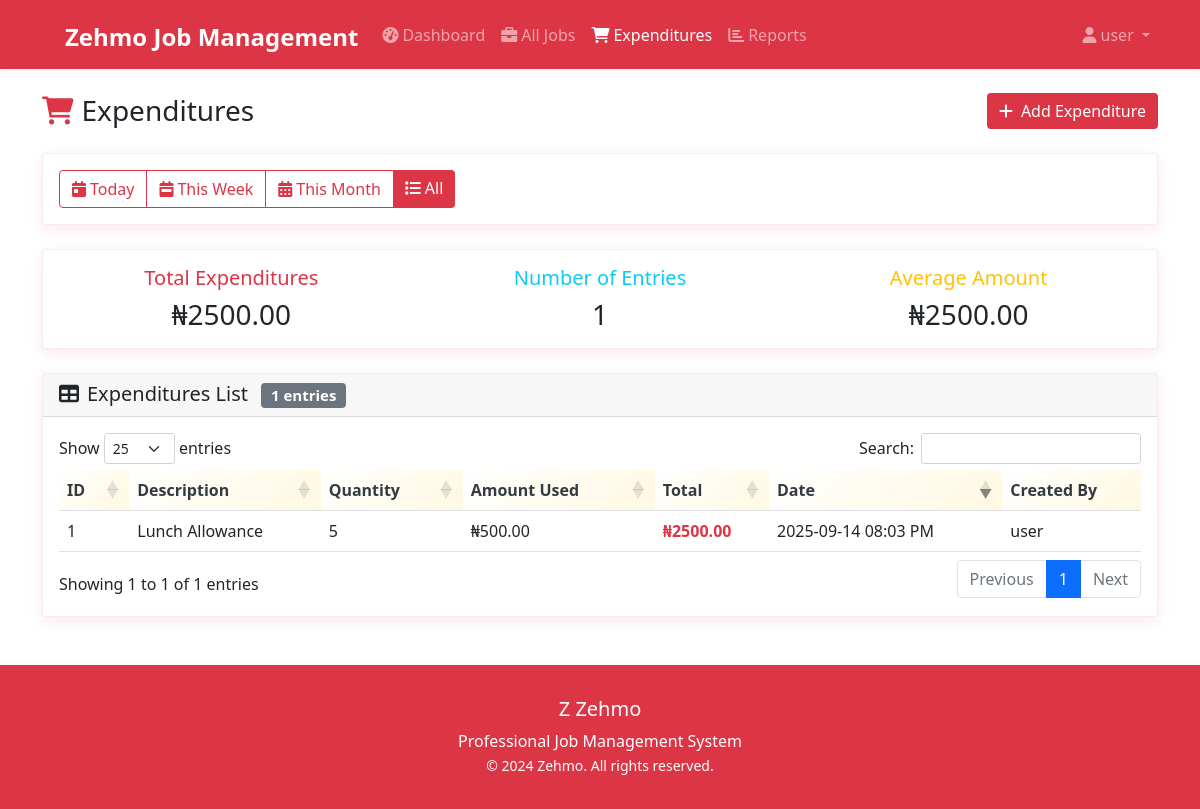
The app's page /expenditures?filter=all (signed in) with its own data.
### app.py (models this page shows, shortened)
class User(UserMixin, db.Model):
    __tablename__ = 'users'
    id = db.Column(db.Integer, primary_key=True)
    username = db.Column(db.String(80), unique=True, nullable=False)
    password_hash = db.Column(db.String(120), nullable=False)
    role = db.Column(db.String(20), nullable=False, default='normal')  # 'normal' or 'admin'
    def is_admin(self):
        return self.role == 'admin'

class Expenditure(db.Model):
    __tablename__ = 'expenditures'
    id = db.Column(db.Integer, primary_key=True)
    description = db.Column(db.String(200), nullable=False)
    quantity = db.Column(db.Integer, nullable=False)
    amount_used = db.Column(db.Float, nullable=False)
    total = db.Column(db.Float, nullable=False)
    date_time = db.Column(db.DateTime, nullable=False, default=datetime.now)
    created_by = db.Column(db.Integer, db.ForeignKey('users.id'), nullable=False)
    creator = db.relationship('User', backref='expenditures')

### routes.py (the view)
@app.route('/expenditures')
@login_required
def expenditures():
    filter_type = request.args.get('filter', 'today')
    today = datetime.now().date()
    query = Expenditure.query
    if filter_type == 'today':
        query = query.filter(db.func.date(Expenditure.date_time) == today)
    elif filter_type == 'week':
        week_start = today - timedelta(days=today.weekday())
        query = query.filter(db.func.date(Expenditure.date_time) >= week_start)
    elif filter_type == 'month':
        month_start = today.replace(day=1)
        query = query.filter(db.func.date(Expenditure.date_time) >= month_start)
    expenditures = query.order_by(Expenditure.date_time.desc()).all()
    return render_template('expenditures.html', expenditures=expenditures, filter_type=filter_type, today=today)

### app.py (called while the page is built)
@login_manager.user_loader
def load_user(user_id):
    return User.query.get(int(user_id))

### templates/expenditures.html (shortened to what this page needs)
{% extends "base.html" %}
{% block content %}
<div class="d-flex justify-content-between align-items-center mb-4">
    <h1 class="h3 mb-0">
        <i class="fas fa-shopping-cart me-2 text-danger"></i>Expenditures
    </h1>
    <button type="button" class="btn btn-danger" data-bs-toggle="modal" data-bs-target="#addExpenditureModal">
        <i class="fas fa-plus me-2"></i>Add Expenditure
    </button>
</div>
<div class="card mb-4">
    <div class="card-body">
        <div class="btn-group" role="group" aria-label="Filter expenditures">
            <a href="{{ url_for('expenditures', filter='today') }}" class="btn btn-{{ 'danger' if filter_type == 'today' else 'outline-danger' }}">
                <i class="fas fa-calendar-day me-1"></i>Today
            </a>
            <a href="{{ url_for('expenditures', filter='week') }}" class="btn btn-{{ 'danger' if filter_type == 'week' else 'outline-danger' }}">
                <i class="fas fa-calendar-week me-1"></i>This Week
            </a>
            <a href="{{ url_for('expenditures', filter='month') }}" class="btn btn-{{ 'danger' if filter_type == 'month' else 'outline-danger' }}">
                <i class="fas fa-calendar-alt me-1"></i>This Month
            </a>
            <a href="{{ url_for('expenditures', filter='all') }}" class="btn btn-{{ 'danger' if filter_type == 'all' else 'outline-danger' }}">
                <i class="fas fa-list me-1"></i>All
            </a>
        </div>
    </div>
</div>
{% if expenditures %}
<div class="card mb-4">
    <div class="card-body">
        <div class="row">
            <div class="col-md-4">
                <div class="text-center">
                    <h5 class="text-danger">Total Expenditures</h5>
                    <h3 class="mb-0">₦{{ "%.2f"|format(expenditures|sum(attribute='total')) }}</h3>
                </div>
            </div>
            <div class="col-md-4">
                <div class="text-center">
                    <h5 class="text-info">Number of Entries</h5>
                    <h3 class="mb-0">{{ expenditures|length }}</h3>
                </div>
            </div>
            <div class="col-md-4">
                <div class="text-center">
                    <h5 class="text-warning">Average Amount</h5>
                    <h3 class="mb-0">₦{{ "%.2f"|format((expenditures|sum(attribute='total')) / (expenditures|length)) if expenditures|length > 0 else "0.00" }}</h3>
                </div>
            </div>
        </div>
    </div>
</div>
{% endif %}
<div class="card">
    <div class="card-header">
        <h5 class="card-title mb-0">
            <i class="fas fa-table me-2"></i>Expenditures List
            <span class="badge bg-secondary ms-2">{{ expenditures|length }} entries</span>
        </h5>
    </div>
    <div class="card-body">
        {% if expenditures %}
            <div class="table-responsive">
                <table class="table table-hover" id="expendituresTable">
                    <thead>
                        <tr>
                            <th>ID</th>
                            <th>Description</th>
                            <th>Quantity</th>
                            <th>Amount Used</th>
                            <th>Total</th>
                            <th>Date</th>
                            <th>Created By</th>
                        </tr>
                    </thead>
                    <tbody>
                        {% for expenditure in expenditures %}
                            <tr class="{% if expenditure.date_time.date() == today %}today-highlight{% endif %}">
                                <td>{{ expenditure.id }}</td>
                                <td>{{ expenditure.description }}</td>
                                <td>{{ expenditure.quantity|int }}</td>
                                <td>₦{{ "%.2f"|format(expenditure.amount_used) }}</td>
                                <td class="fw-bold text-danger">₦{{ "%.2f"|format(expenditure.total) }}</td>
                                <td>{{ expenditure.date_time.strftime('%Y-%m-%d %I:%M %p') }}</td>
                                <td>{{ expenditure.creator.username }}</td>
                            </tr>
                        {% endfor %}
                    </tbody>
                </table>
            </div>
        {% endif %}
    </div>
</div>
{% endblock %}
{% block scripts %}
<link rel="stylesheet" type="text/css" href="https://cdn.datatables.net/1.11.5/css/dataTables.bootstrap5.min.css">
{% endblock %}

### templates/base.html (shortened to what this page needs)
<!DOCTYPE html>
<html lang="en">
<head>
    <link href="https://cdn.jsdelivr.net/npm/bootstrap@5.1.3/dist/css/bootstrap.min.css" rel="stylesheet">
    <link href="https://cdnjs.cloudflare.com/ajax/libs/font-awesome/6.0.0/css/all.min.css" rel="stylesheet">
</head>
<body>
    {% if current_user.is_authenticated %}
    <nav class="navbar navbar-expand-lg navbar-dark navbar-zehmo">
        <div class="container">
            <a class="navbar-brand" href="{{ url_for('dashboard') }}">
                <span class="zehmo-logo">Z</span> Zehmo Job Management
            </a>
            <div class="collapse navbar-collapse" id="navbarNav">
                <ul class="navbar-nav me-auto">
                    <li class="nav-item">
                        <a class="nav-link {{ 'active' if request.endpoint == 'dashboard' }}" href="{{ url_for('dashboard') }}">
                            <i class="fas fa-tachometer-alt me-1"></i>Dashboard
                        </a>
                    </li>
                    <li class="nav-item">
                        <a class="nav-link {{ 'active' if request.endpoint == 'jobs' }}" href="{{ url_for('jobs') }}">
                            <i class="fas fa-briefcase me-1"></i>All Jobs
                        </a>
                    </li>
                    <li class="nav-item">
                        <a class="nav-link {{ 'active' if request.endpoint == 'expenditures' }}" href="{{ url_for('expenditures') }}">
                            <i class="fas fa-shopping-cart me-1"></i>Expenditures
                        </a>
                    </li>
                    <li class="nav-item">
                        <a class="nav-link {{ 'active' if request.endpoint == 'reports' }}" href="{{ url_for('reports') }}">
                            <i class="fas fa-chart-bar me-1"></i>Reports
                        </a>
                    </li>
                </ul>
                <ul class="navbar-nav">
                    <li class="nav-item dropdown">
                        <a class="nav-link dropdown-toggle" href="#" id="navbarDropdown" role="button" data-bs-toggle="dropdown">
                            <i class="fas fa-user me-1"></i>{{ current_user.username }}
                        </a>
                    </li>
                </ul>
            </div>
        </div>
    </nav>
    {% endif %}
    <main class="container mt-4">
        {% block content %}{% endblock %}
    </main>
    <footer class="footer-zehmo text-center">
        <div class="container">
            <div class="row">
                <div class="col-md-12">
                    <h5><span class="zehmo-logo">Z</span> Zehmo</h5>
                    <p class="mb-0">Professional Job Management System</p>
                    <small>&copy; 2024 Zehmo. All rights reserved.</small>
                </div>
            </div>
        </div>
    </footer>
    {% block scripts %}{% endblock %}
</body>
</html>

### templates/base.html (style rules this page uses)
:root { --zehmo-primary: #dc3545; --zehmo-secondary: #dc3545; --zehmo-accent: #dc3545; --zehmo-purple: #dc3545; --zehmo-gradient: #dc3545; --zehmo-gradient-alt: #dc3545; --zehmo-light: #ffffff; --zehmo-dark: #343a40; }
.navbar-zehmo { background: var(--zehmo-primary) !important; box-shadow: 0 2px 4px rgba(220, 53, 69, 0.1); }
.navbar-brand { font-weight: bold; font-size: 1.5rem; color: white !important; }
.navbar-brand .zehmo-logo { background: var(--zehmo-gradient); -webkit-background-clip: text; -webkit-text-fill-color: transparent; background-clip: text; font-weight: 900; font-size: 1.8rem; }
.card { box-shadow: 0 4px 15px rgba(233, 30, 99, 0.1); border: 1px solid rgba(233, 30, 99, 0.1); transition: all 0.3s ease; }
.btn-danger { background: linear-gradient(135deg, var(--zehmo-primary), var(--zehmo-secondary)); border: none; }
.table th { background: linear-gradient(135deg, var(--zehmo-light), #FFF8E1); border-top: none; color: var(--zehmo-dark); font-weight: 600; }
.footer-zehmo { background: var(--zehmo-gradient); color: white; padding: 2rem 0; margin-top: 3rem; }

### records on screen
User: username "user"
Expenditure: id "1", description "Lunch Allowance", quantity "5", amount_used "500.00", total "2500.00", date_time "2025-09-14 08:03 PM", creator.username "user"

### other values on screen
{{ "%.2f"|format(expenditures|sum(attribute='total')) }} "2500.00"
{{ expenditures|length }} "1"
